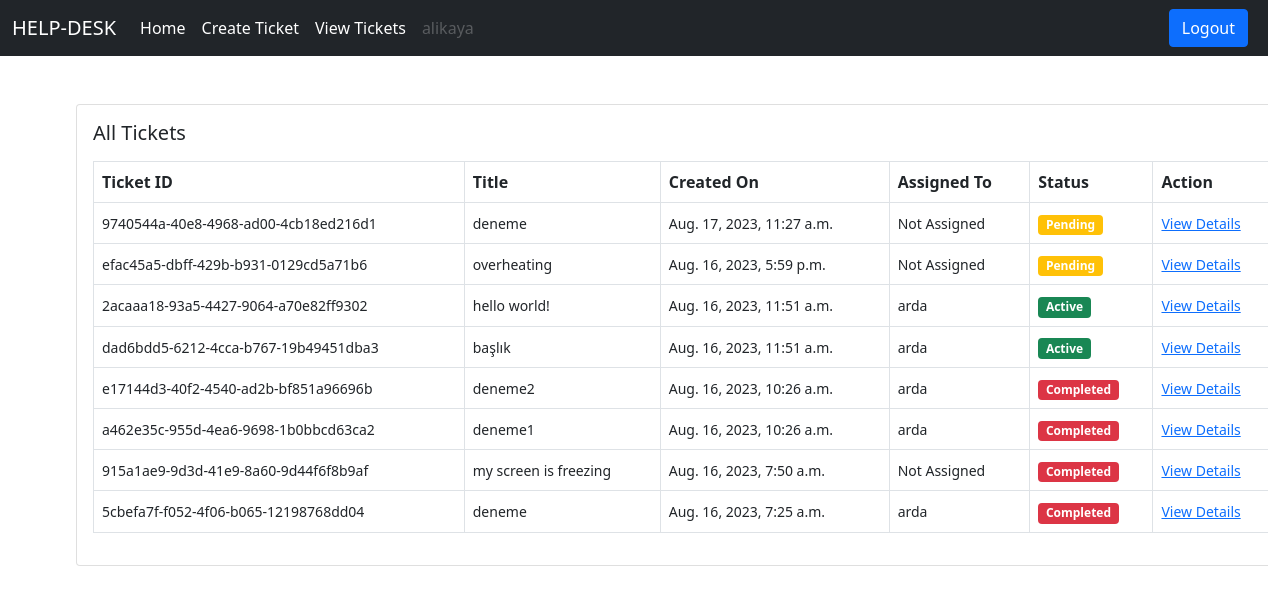
The app's page /ticket/all-tickets/ (signed in) with its own data.
### users/models.py (models this page shows)
class User(AbstractUser):
    is_customer = models.BooleanField(default=False)
    is_manager = models.BooleanField(default=False)
    def __str__(self):
        return self.username

### ticket/models.py (models this page shows, shortened)
class Ticket(models.Model):
    status_choices = (
        ('Active', 'Active'),
        ('Complated', 'Complated'),
        ('Pending', 'Pending')
    )
    ticket_number = models.UUIDField(default=uuid.uuid4)
    title = models.CharField(max_length=100)
    description = models.TextField()
    created_by = models.ForeignKey(User, on_delete=models.CASCADE, related_name='created_by')
    date_created = models.DateTimeField(auto_now_add=True)
    assigned_to = models.ForeignKey(User, on_delete=models.DO_NOTHING, null=True, blank=True)
    is_resolved = models.BooleanField(default=False)
    accepted_date = models.DateTimeField(null=True, blank=True)
    closed_date = models.DateTimeField(null =True, blank =True)
    ticket_status = models.CharField(max_length=15, choices=status_choices)

### ticket/views.py (the view)
# urls.py: path('all-tickets/', views.all_tickets, name='all-tickets'),
@login_required
def all_tickets(request):
    tickets = Ticket.objects.filter(created_by=request.user).order_by('-date_created')
    context = {'tickets' :tickets}
    return render(request, 'ticket/all_tickets.html', context)

### templates/ticket/all_tickets.html
{% extends 'base.html' %}
{% block content %}
<div class="card mx-auto" style="width: 76rem;">
    <div class="card-body">
        <h5 class="card-title mb-3">All Tickets</h5>
        <table class="table table-bordered">
            <thead>
                <tr>
                    <th scope="col">Ticket ID</th>
                    <th scope="col">Title</th>
                    <th scope="col">Created On</th>
                    <th scope="col">Assigned To</th>
                    <th scope="col">Status</th>
                    <th scope="col">Action</th>
                </tr>
            </thead>
            <tbody>
                {% for ticket in tickets %}
                <tr>
                    <td><small>{{ticket.ticket_number}}</small></td>
                    <td><small>{{ticket.title}}</small></td>
                    <td><small>{{ticket.date_created}}</small></td>
                    {% if ticket.assigned_to %}
                    <td><small>{{ticket.assigned_to}}</small></td>
                    {% else %}
                    <td><small>Not Assigned</small></td>
                    {% endif %}
                    {% if ticket.ticket_status == 'Active' %}
                    <td><span class="badge bg-success">Active</span></td>
                    {% elif ticket.ticket_status == 'Pending' %}
                    <td><span class="badge bg-warning">Pending</span></td>
                    {% elif ticket.ticket_status == 'Completed' %}
                    <td><span class="badge bg-danger">Completed</span></td>
                    {% endif %}
                    <td><small><a href="{% url 'ticket-details' ticket.pk %}">View Details</a></small></td>
                </tr>
                {% endfor %}
            </tbody>
        </table>
    </div>
</div>
{% endblock content %}

### templates/base.html (shortened to what this page needs)
<!DOCTYPE html>
<html lang="en">
<head>
    <link href="https://cdn.jsdelivr.net/npm/bootstrap@5.0.2/dist/css/bootstrap.min.css" rel="stylesheet"
>
</head>
<body>
    {% if request.user.is_customer %}
    <nav class="navbar navbar-expand-lg navbar-dark bg-dark">
        <div class="container-fluid">
            <a class="navbar-brand" href="/">HELP-DESK</a>
            <div class="collapse navbar-collapse" id="navbarSupportedContent">
                <ul class="navbar-nav me-auto mb-2 mb-lg-0">
                    <li class="nav-item">
                        <a class="nav-link active" aria-current="page" href="/">Home</a>
                    </li>
                    <li class="nav-item">
                        <a class="nav-link active" href="{% url 'create-ticket' %}">Create Ticket</a>
                    </li>
                    <li class="nav-item">
                        <a class="nav-link active" aria-current="page" href="{% url 'all-tickets' %}">View Tickets</a>
                    </li>
                    <li class="nav-item">
                        <a class="nav-link disabled" href="#" tabindex="-1"
                            aria-disabled="true">{{request.user.username}}</a>
                    </li>
                </ul>
                <a href="{% url 'logout' %}" class="btn btn-primary me-2">Logout</a>
            </div>
        </div>
    </nav>
    {% endif%}
    <div class="container mt-5">
        {% block content %}
        {% endblock content %}
    </div>
</body>
</html>

### records on screen
User: user.username "alikaya"
Ticket: ticket_number "9740544a-40e8-4968-ad00-4cb18ed216d1", title "deneme", date_created "Aug. 17, 2023, 11:27 a.m.", shows "Not Assigned", ticket_status "Pending"
Ticket: ticket_number "efac45a5-dbff-429b-b931-0129cd5a71b6", title "overheating", date_created "Aug. 16, 2023, 5:59 p.m.", shows "Not Assigned", ticket_status "Pending"
Ticket: ticket_number "2acaaa18-93a5-4427-9064-a70e82ff9302", title "hello world!", date_created "Aug. 16, 2023, 11:51 a.m.", assigned_to "arda", ticket_status "Active"
Ticket: ticket_number "dad6bdd5-6212-4cca-b767-19b49451dba3", title "başlık", date_created "Aug. 16, 2023, 11:51 a.m.", assigned_to "arda", ticket_status "Active"
Ticket: ticket_number "e17144d3-40f2-4540-ad2b-bf851a96696b", title "deneme2", date_created "Aug. 16, 2023, 10:26 a.m.", assigned_to "arda", ticket_status "Completed"
Ticket: ticket_number "a462e35c-955d-4ea6-9698-1b0bbcd63ca2", title "deneme1", date_created "Aug. 16, 2023, 10:26 a.m.", assigned_to "arda", ticket_status "Completed"
Ticket: ticket_number "915a1ae9-9d3d-41e9-8a60-9d44f6f8b9af", title "my screen is freezing", date_created "Aug. 16, 2023, 7:50 a.m.", shows "Not Assigned", ticket_status "Completed"
Ticket: ticket_number "5cbefa7f-f052-4f06-b065-12198768dd04", title "deneme", date_created "Aug. 16, 2023, 7:25 a.m.", assigned_to "arda", ticket_status "Completed"
